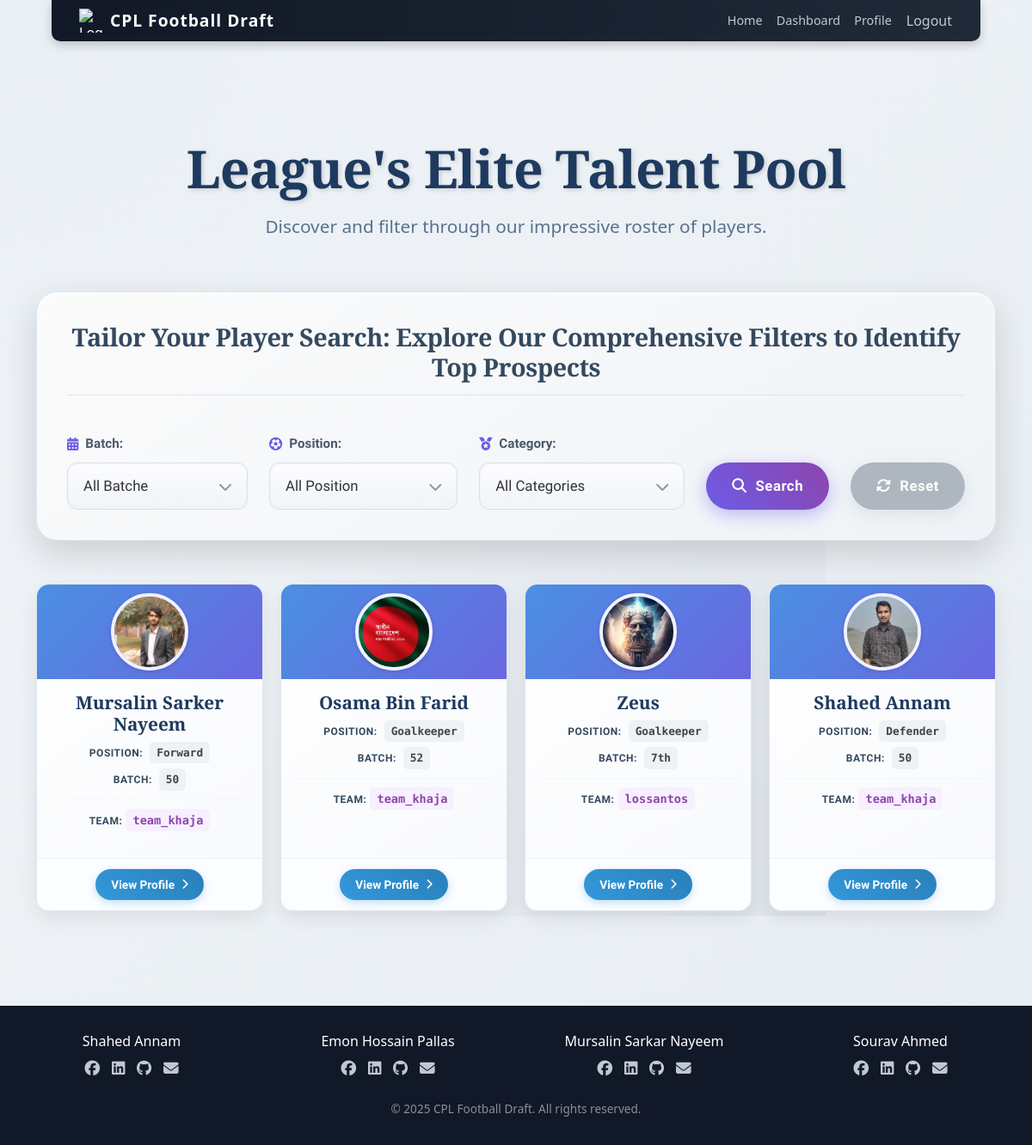
The app's page /player/list/ (signed in), older data.
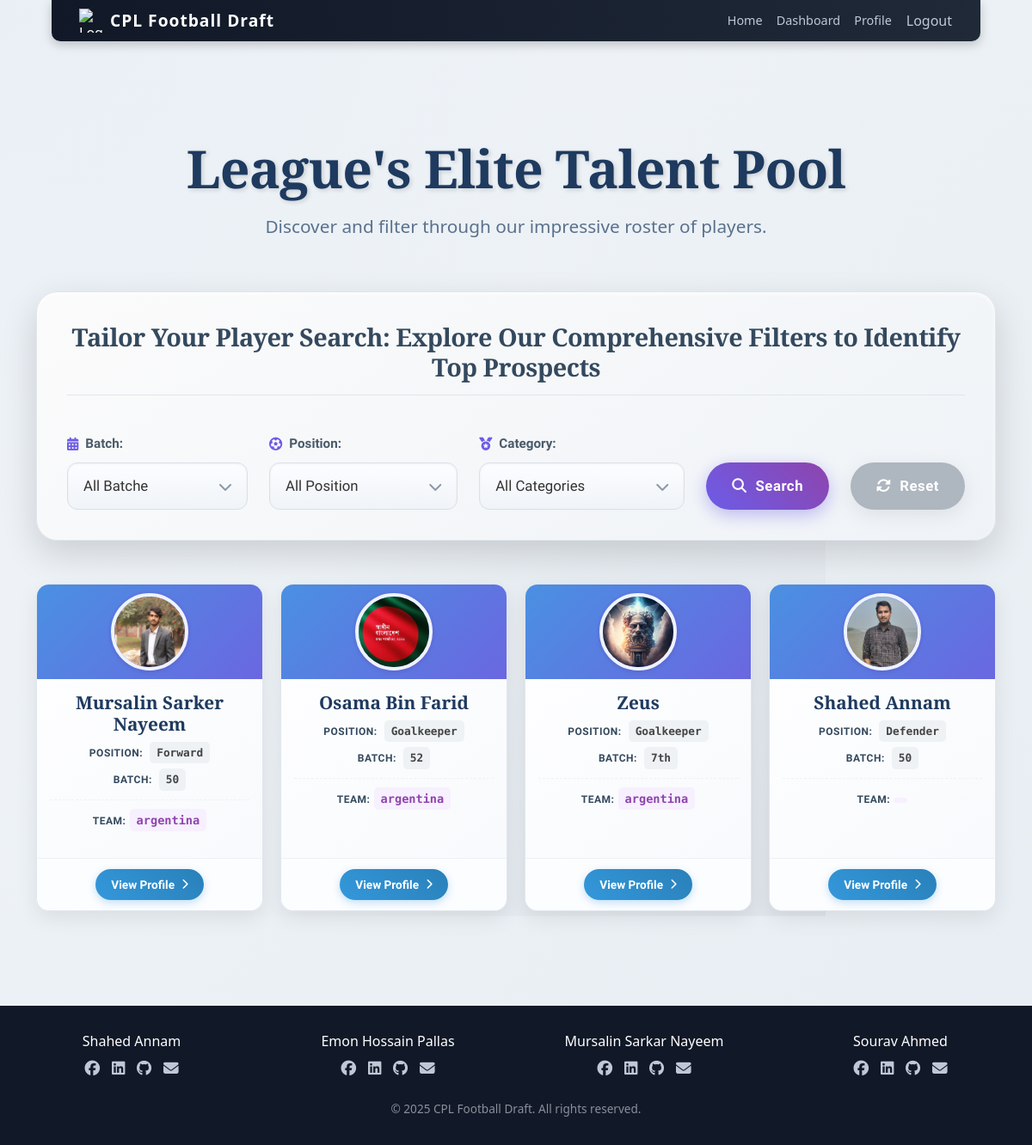
The same page, newer data.
### player/models.py (models this page shows, shortened)
class Player(models.Model):
    POSITION_CHOICES = [
        ('Midfielder', 'Midfielder'),
        ('Goalkeeper', 'Goalkeeper'),
        ('Forward', 'Forward'),
        ('Defender', 'Defender'),
    ]
    user = models.ForeignKey(settings.AUTH_USER_MODEL, on_delete=models.CASCADE)
    name = models.CharField(max_length=100)
    age = models.IntegerField()
    playing_position = models.CharField(max_length=20, choices=POSITION_CHOICES)
    batch = models.CharField(max_length=10)
    contact_number = models.CharField(max_length=15, blank=True, null=True)
    profile_picture = models.ImageField(upload_to='profile_pics/', blank=True, null=True)
    assigned_team = models.CharField(max_length=100, default="Not bought yet")
    registered_at = models.DateTimeField(auto_now_add=True)
    price = models.IntegerField(default=100)
    current_price = models.IntegerField(default=0)
    CATEGORY_CHOICES = [
        ('A', 'Category A'),
        ('B', 'Category B'),
        ('C', 'Category C'),
    ]
    player_class = models.CharField(max_length=1, choices=CATEGORY_CHOICES, blank=True, null=True)

### player/views.py (the view)
# urls.py: path('list/', views.player_list, name='player_list'),
@login_required
def player_list(request):
    batch_filter = request.GET.get('batch', None)
    position_filter = request.GET.get('position', None)
    category_filter = request.GET.get('player_category', None)  # changed here
    players = Player.objects.all()
    if batch_filter:
        players = players.filter(batch=batch_filter)
    if position_filter:
        players = players.filter(playing_position=position_filter)
    if category_filter:
        players = players.filter(player_class=category_filter)  # player_class remains, just filter key changed
    all_batches = list(range(45, 61))
    category_choices = Player.CATEGORY_CHOICES  # pass category choices to template
    return render(request, 'player/player_list.html', {
        'players': players,
        'batch_filter': batch_filter,
        'position_filter': position_filter,
        'category_filter': category_filter,  # changed here
        'all_batches': all_batches,
        'category_choices': category_choices,  # changed here
    })

### templates/player/player_list.html (shortened to what the changed rows need)
{% extends 'cpl/base.html' %}
{% load static %}
{% block head %}
    <link rel="stylesheet" href="{% static 'player/stylePlayer_list.css' %}">
    <link rel="stylesheet" href="https://cdnjs.cloudflare.com/ajax/libs/font-awesome/6.0.0-beta3/css/all.min.css" />
{% endblock %}
{% block content %}
<div class="player-list-container">
    <h1 class="page-title">League's Elite Talent Pool</h1>
    <div class="filter-section elegant-filter">
        <h2 class="filter-header">Tailor Your Player Search: Explore Our Comprehensive Filters to Identify Top Prospects</h2>
    </div>
    {% if players %}
        <div class="player-grid">
            {% for player in players %}
            <div class="player-card">
                <div class="player-card-header">
                    {% if player.profile_picture %}
                        <img src="{{ player.profile_picture.url }}" alt="{{ player.name }} Profile" class="profile-picture">
                    {% else %}
                        <img src="{% static 'player/img/default_player_silhouette.svg' %}" alt="No Profile Picture" class="profile-picture default-profile-picture">
                    {% endif %}
                </div>
                <div class="player-card-body">
                    <h2 class="player-name">{{ player.name }}</h2>
                    <p class="player-meta">
                        <span class="detail-label">Position:</span>
                        <span class="detail-value position-{{ player.playing_position|lower }}">{{ player.playing_position }}</span>
                    </p>
                    <p class="player-meta">
                        <span class="detail-label">Batch:</span>
                        <span class="detail-value">{{ player.batch }}</span>
                    </p>
                    <p class="player-team-status">
                        <span class="detail-label">Team:</span>
                        <span class="detail-value assigned-team-name {{ player.assigned_team|lower|slugify }}">{{ player.assigned_team }}</span>
                    </p>
                </div>
                <div class="player-card-footer">
                    <a href="{% url 'player:player_profile' player.id %}" class="view-profile-button">
    View Profile <i class="fas fa-chevron-right"></i>
</a>
                </div>
            </div>
            {% endfor %}
        </div>
    {% else %}
        <div class="no-players-found">
            <i class="fas fa-frown no-players-icon"></i>
            <p>No players found matching your criteria. Try adjusting your filters!</p>
            <a href="{% url 'player:player_list' %}" class="filter-button primary">Show All Players</a>
        </div>
    {% endif %}
</div>
{% endblock %}

Row changes from the older to the newer data that the page shows:
changed Player "Mursalin Sarker Nayeem": assigned_team "team_khaja" → "argentina"
changed Player "Osama Bin Farid": assigned_team "team_khaja" → "argentina"
changed Player "Zeus": assigned_team "lossantos" → "argentina"
changed Player "Shahed Annam": assigned_team "team_khaja" → (not shown)
